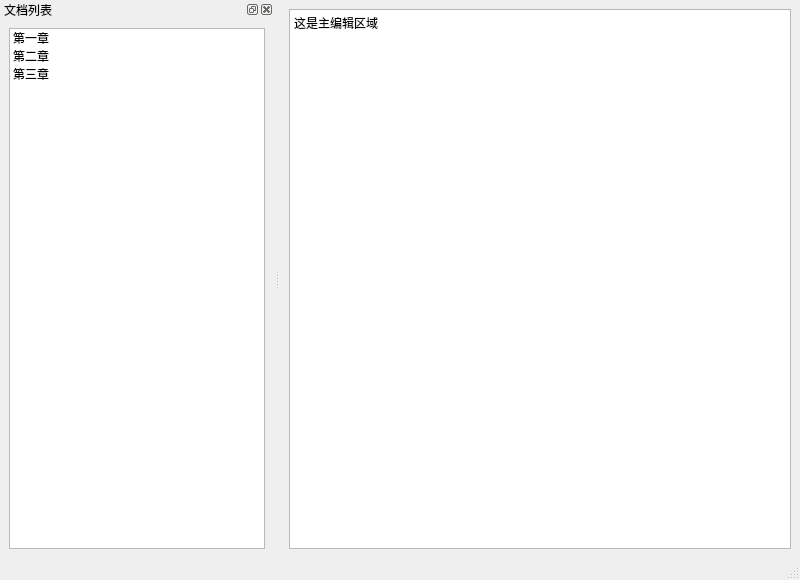
<?xml version="1.0" encoding="UTF-8"?>
<ui version="4.0">
 <class>MainWindow</class>
 <widget class="QMainWindow" name="MainWindow">
  <property name="geometry">
   <rect>
    <x>0</x>
    <y>0</y>
    <width>800</width>
    <height>580</height>
   </rect>
  </property>
  <property name="windowTitle">
   <string>33 状态栏和停靠面板</string>
  </property>
  <widget class="QWidget" name="centralwidget">
   <layout class="QVBoxLayout" name="verticalLayout">
    <item>
     <widget class="QTextEdit" name="textEdit">
      <property name="plainText">
       <string>这是主编辑区域</string>
      </property>
     </widget>
    </item>
   </layout>
  </widget>
  <widget class="QStatusBar" name="statusbar" />
  <widget class="QDockWidget" name="dockWidget">
   <property name="windowTitle">
    <string>文档列表</string>
   </property>
   <attribute name="dockWidgetArea">
    <number>1</number>
   </attribute>
   <widget class="QWidget" name="dockWidgetContents">
    <layout class="QVBoxLayout" name="dockLayout">
     <item>
      <widget class="QListWidget" name="documentList">
       <item>
        <property name="text">
         <string>第一章</string>
        </property>
       </item>
       <item>
        <property name="text">
         <string>第二章</string>
        </property>
       </item>
       <item>
        <property name="text">
         <string>第三章</string>
        </property>
       </item>
      </widget>
     </item>
    </layout>
   </widget>
  </widget>
 </widget>
 <resources />
 <connections />
</ui>
